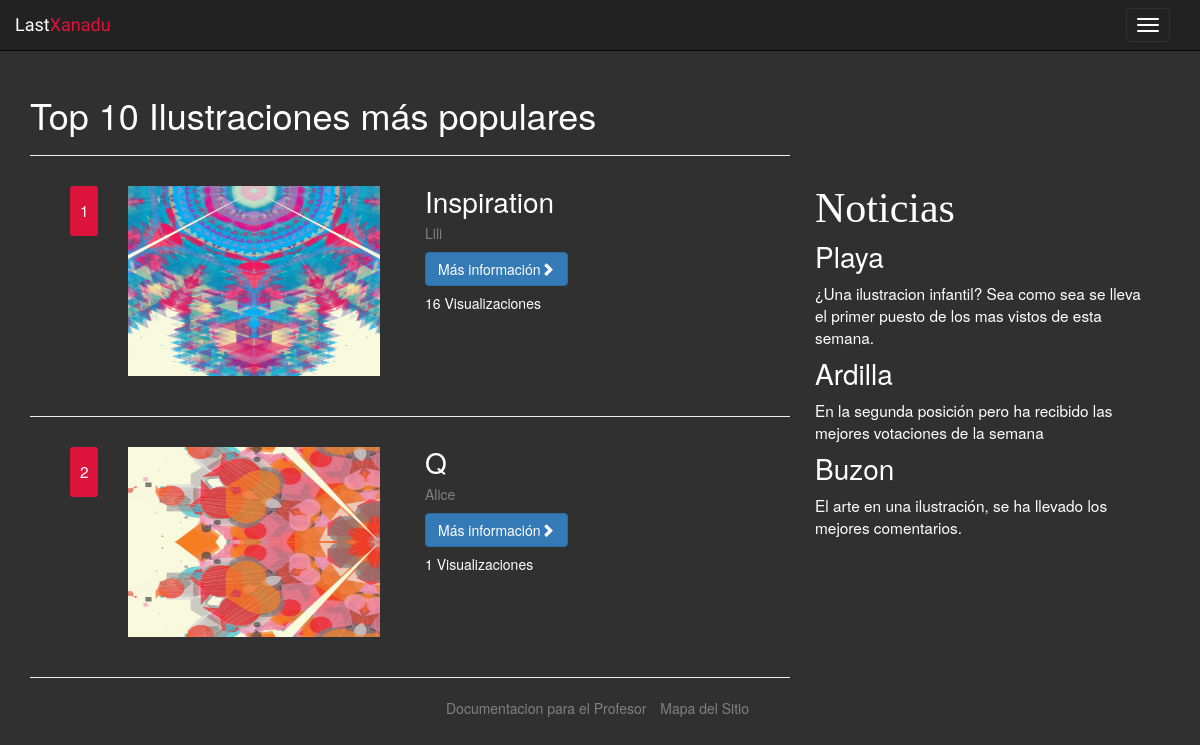
Before: /popular-ilustraciones.php with the older database file.
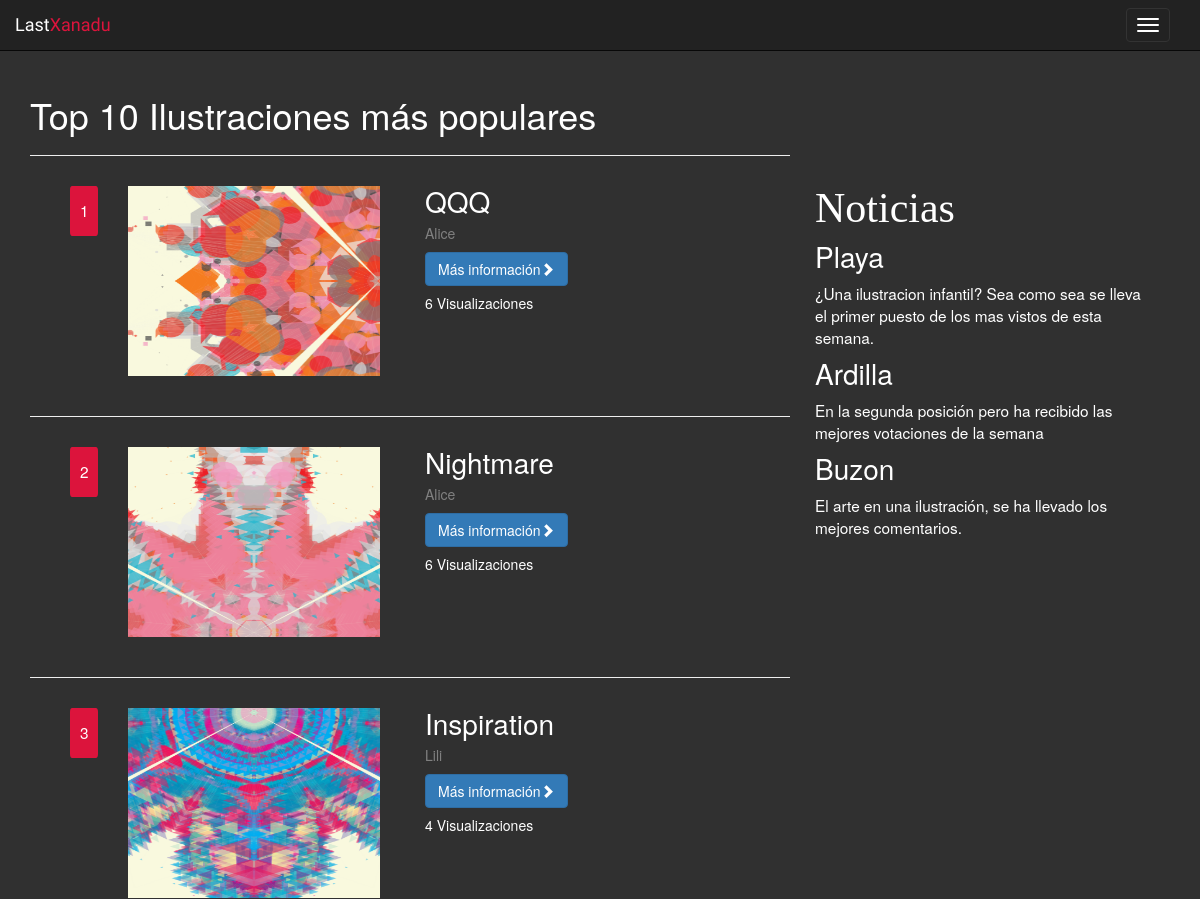
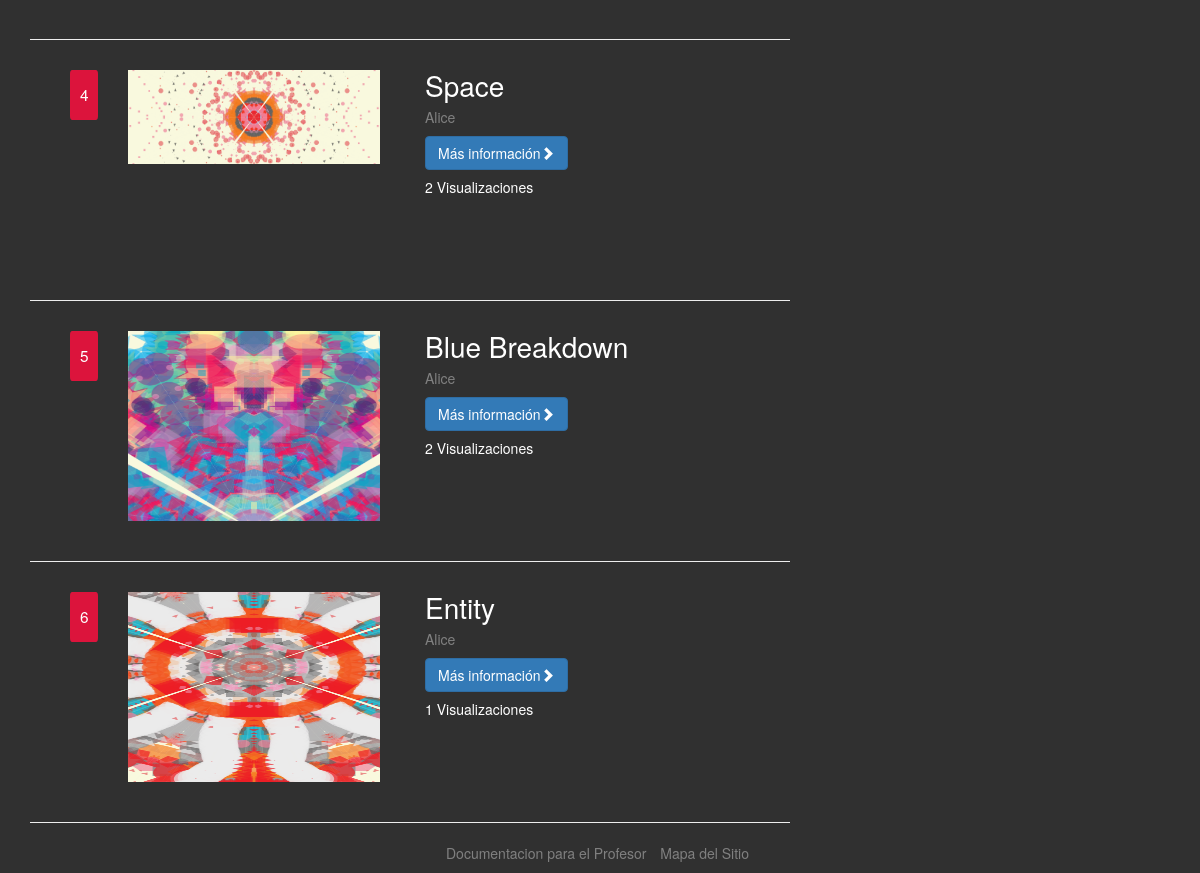
After: the same page with the newer database file (2 pictures, top to bottom).
### tables this page shows
CREATE TABLE IF NOT EXISTS `users` (
  `user_id` int(11) NOT NULL AUTO_INCREMENT,
  `user_name` varchar(20) NOT NULL,
  `user_avatar` varchar(255) NOT NULL,
  `user_description` varchar(500) NOT NULL,
  `user_type` enum('Illustrator','Composer','Admin') NOT NULL,
  `user_following` text NOT NULL,
  `user_followers` text NOT NULL,
  `user_email` varchar(40) NOT NULL,
  `user_pass` varchar(255) NOT NULL,
  `user_favourites` text NOT NULL,
  PRIMARY KEY (`user_id`)
);

CREATE TABLE IF NOT EXISTS `posts` (
  `post_id` int(11) NOT NULL AUTO_INCREMENT,
  `post_type` enum('Song','Picture') NOT NULL,
  `post_owner` int(11) NOT NULL,
  `post_title` varchar(40) NOT NULL,
  `post_description` varchar(500) NOT NULL,
  `post_tags` varchar(255) NOT NULL,
  `post_song` varchar(255) NOT NULL,
  `post_illust` varchar(255) NOT NULL,
  `post_views` int(11) NOT NULL,
  `post_favourites` int(11) NOT NULL,
  `post_flags` int(11) NOT NULL,
  `post_date` timestamp NOT NULL DEFAULT CURRENT_TIMESTAMP,
  PRIMARY KEY (`post_id`),
  KEY `emisor` (`post_owner`),
  KEY `receptor` (`post_title`)
);

### popular-ilustraciones.php (the view, shortened to what this page needs)
<!DOCTYPE html>
<html lang="es">
<head>
	<link rel="stylesheet" href="https://maxcdn.bootstrapcdn.com/bootstrap/3.3.7/css/bootstrap.min.css">
	<link rel="stylesheet" type="text/css" href="css/body-style.css">
	<link rel="stylesheet" type="text/css" href="css/popular.css">
</head>
<body>
	<?php require "includes/navbar.php";
	require ("includes/db.php");
	?>
	<div class="container">
		<div class="col-md-8 col-xs-12">
			<div class="row">
				<div id= "cabecera">
					<h1>Top 10 Ilustraciones más populares </h1>
					<hr>
				</div>
				<?php
				$consulta = "SELECT * FROM users, posts where users.user_id=posts.post_owner and posts.post_type='Picture' order by posts.post_views DESC limit 10";
				$resultado = $mysqli->query($consulta) or die ($mysqli->error."en la linea".(__LINE__-1));
				$cont = 1;
				while ($row = $resultado->fetch_assoc()){
					echo '
					<div class="ficha">
						<div class="col-md-6 col-xs-12">
							<div class="col-md-2">
								<p class="top">'.$cont.'</p>
							</div>
							<div class="col-md-10">
								<img class="imgEstilo" src="'.$row["post_illust"].'" alt="imagen">
							</div>
						</div>
						<div class="col-md-6 col-xs-12 box-text">
							<h4>'.$row["post_title"].'</h4>
							<h5><a href="user.php?id='.$row["user_id"].'">'.$row["user_name"].'</h5>
							<a class="btn btn-primary" href="song.php?id='.$row["post_id"].'">Más información<span class="glyphicon glyphicon-chevron-right"></span></a>
							<h5>'.$row["post_views"].' Visualizaciones</h5>
						</div>
					</div>
					<hr>
					';
					$cont++;
				}
				?>
			</div>
		</div>
		<div class="col-sm-4">
			<div class="list-group">
				<h3>Noticias</h3>
				<h4 class="headercomentario">Playa</h4>
				<p>¿Una ilustracion infantil? Sea como sea se lleva el primer puesto de los mas vistos de esta semana.</p>
				<h4 class="headercomentario">Ardilla</h4>
				<p>En la segunda posición pero ha recibido las mejores votaciones de la semana</p>
				<h4 class="headercomentario">Buzon</h4>
				<p>El arte en una ilustración, se ha llevado los mejores comentarios.</p>
			</div>
		</div>
	</div>
	<?php require "includes/PiePagina.php"; ?>
</body>
</html>

Changed rows visible on the page:
now on one of the page's lists (row edited): users: posts.post_title "Nightmare", user_name "Alice", posts.post_views "6", posts.post_title "Space", posts.post_views "2", posts.post_title "Blue Breakdown", posts.post_title "Entity", posts.post_views "1"
changed users "Alice": posts.post_title "Q" → "QQQ"; posts.post_views "1" → "6"; moves up the list
changed users "Lili": posts.post_views "16" → "4"
